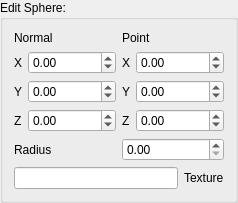
          <widget class="QGroupBox" name="plane_gb_sphere">
           <property name="sizePolicy">
            <sizepolicy hsizetype="Preferred" vsizetype="Maximum">
             <horstretch>0</horstretch>
             <verstretch>0</verstretch>
            </sizepolicy>
           </property>
           <property name="minimumSize">
            <size>
             <width>0</width>
             <height>0</height>
            </size>
           </property>
           <property name="title">
            <string>Edit Sphere:</string>
           </property>
           <layout class="QVBoxLayout" name="verticalLayout_14">
            <item>
             <layout class="QGridLayout" name="gridLayout_13">
              <item row="0" column="0" colspan="2">
               <widget class="QLabel" name="label_90">
                <property name="text">
                 <string>Normal</string>
                </property>
               </widget>
              </item>
              <item row="0" column="2" colspan="2">
               <widget class="QLabel" name="label_91">
                <property name="text">
                 <string>Point</string>
                </property>
               </widget>
              </item>
              <item row="1" column="0">
               <widget class="QLabel" name="label_92">
                <property name="text">
                 <string>X</string>
                </property>
               </widget>
              </item>
              <item row="1" column="1">
               <widget class="QDoubleSpinBox" name="normx_5">
                <property name="minimum">
                 <double>-10000000.000000000000000</double>
                </property>
                <property name="maximum">
                 <double>100000.000000000000000</double>
                </property>
               </widget>
              </item>
              <item row="1" column="2">
               <widget class="QLabel" name="label_93">
                <property name="text">
                 <string>X</string>
                </property>
               </widget>
              </item>
              <item row="1" column="3">
               <widget class="QDoubleSpinBox" name="ptx_5">
                <property name="minimum">
                 <double>-10000000.000000000000000</double>
                </property>
                <property name="maximum">
                 <double>100000.000000000000000</double>
                </property>
               </widget>
              </item>
              <item row="2" column="0">
               <widget class="QLabel" name="label_94">
                <property name="text">
                 <string>Y</string>
                </property>
               </widget>
              </item>
              <item row="2" column="1">
               <widget class="QDoubleSpinBox" name="normy_5">
                <property name="minimum">
                 <double>-1000000.000000000000000</double>
                </property>
                <property name="maximum">
                 <double>100000.000000000000000</double>
                </property>
               </widget>
              </item>
              <item row="2" column="2">
               <widget class="QLabel" name="label_95">
                <property name="text">
                 <string>Y</string>
                </property>
               </widget>
              </item>
              <item row="2" column="3">
               <widget class="QDoubleSpinBox" name="pty_5">
                <property name="minimum">
                 <double>-10000000.000000000000000</double>
                </property>
                <property name="maximum">
                 <double>100000.000000000000000</double>
                </property>
               </widget>
              </item>
              <item row="3" column="0">
               <widget class="QLabel" name="label_96">
                <property name="text">
                 <string>Z</string>
                </property>
               </widget>
              </item>
              <item row="3" column="1">
               <widget class="QDoubleSpinBox" name="normz_5">
                <property name="minimum">
                 <double>-10000000.000000000000000</double>
                </property>
                <property name="maximum">
                 <double>100000.000000000000000</double>
                </property>
               </widget>
              </item>
              <item row="3" column="2">
               <widget class="QLabel" name="label_97">
                <property name="text">
                 <string>Z</string>
                </property>
               </widget>
              </item>
              <item row="3" column="3">
               <widget class="QDoubleSpinBox" name="ptz_5">
                <property name="minimum">
                 <double>-10000000.000000000000000</double>
                </property>
                <property name="maximum">
                 <double>100000.000000000000000</double>
                </property>
               </widget>
              </item>
             </layout>
            </item>
            <item>
             <layout class="QGridLayout" name="gridLayout_5">
              <item row="0" column="0">
               <widget class="QLabel" name="label_62">
                <property name="text">
                 <string>Radius</string>
                </property>
               </widget>
              </item>
              <item row="0" column="1">
               <widget class="QDoubleSpinBox" name="radiusval_2">
                <property name="maximum">
                 <double>100000000.989999994635582</double>
                </property>
               </widget>
              </item>
             </layout>
            </item>
            <item>
             <layout class="QGridLayout" name="gridLayout_7">
              <item row="0" column="0">
               <widget class="QLineEdit" name="texture_2_s"/>
              </item>
              <item row="0" column="1">
               <widget class="QLabel" name="label_98">
                <property name="text">
                 <string>Texture</string>
                </property>
               </widget>
              </item>
             </layout>
            </item>
           </layout>
          </widget>
